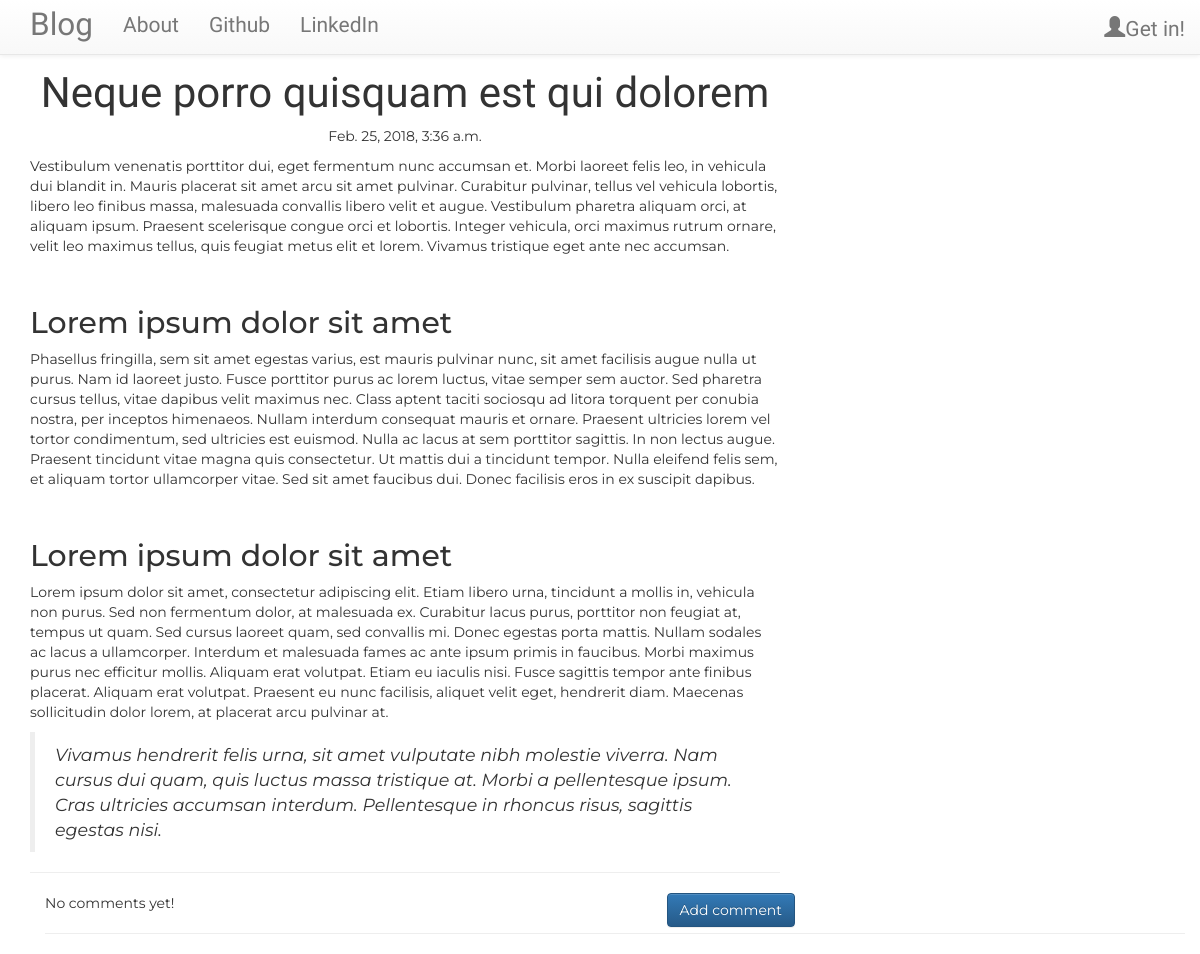
The page /post/5 on the database its author committed.
### blog/models.py (models this page shows, shortened)
class Post(models.Model):
    author = models.ForeignKey('auth.User',on_delete=models.CASCADE)
    title = models.CharField(max_length=200)
    text = models.TextField()
    create_date = models.DateTimeField(default=timezone.now)
    publish_date = models.DateTimeField(blank=True,null=True)

### blog/views.py (the view)
# urls.py: url(r'^post/(?P<pk>\d+)$',views.PostDetailView.as_view(),name='post_detail'),
class PostDetailView(DetailView):
    model = Post

### blog/templates/blog/post_detail.html (shortened to what this page needs)
{% extends "blog/base.html" %}
{% block content %}
<h1 class="posttitle">{{post.title}}</h1>
{% if post.publish_date %}
<div class="date postdate">
  {{ post.publish_date }}
</div>
{% else %}
<a class="btn btn-default" href="{% url 'post_publish' pk=post.pk %}">Publish</a>
{% endif %}
<p class="postcontent">{{ post.text|safe|linebreaksbr }}</p>
<hr>
<a class="btn btn-primary btn-comment" href="{% url 'add_comment_to_post' pk=post.pk %}">Add comment</a>
<div class="container">
  {% for comment in post.comments.all %}
  <br>
  {% if user.is_authenticated or comment.approved_comment %}
    {{comment.create_date}}
    {% if not comment.approved_comment %}
      <a class="btn btn-default" href="{% url 'comment_remove' pk=comment.pk %}">
        <span class="glyphicon glyphicon-remove" ></span>
      </a>
      <a class="btn btn-primary" href="{% url 'comment_approve' pk=comment.pk %}">
        <span class="glyphicon glyphicon-ok" ></span>
      </a>
    {% endif %}
    <p>{{comment.text|safe|linebreaks}}</p>
    <p>Posted by: {{comment.author}}</p>
  {% endif %}
  {% empty %}
  <p>No comments yet!</p>
  {% endfor %}
  <hr>
</div>
{% endblock %}

### blog/static/css/blog.css (style rules this page uses)
body { font-family: 'Montserrat'; padding-top: 50px; }
.postdate { text-align: center; }
.posttitle { font-family: 'Indie Flower',sans-serif; font-size: 3em; text-align: center; }
.postcontent { font-family: 'Montserrat'; font-size: 1.5em }
.btn-comment { position: absolute; right: 0px; }
div { display: block; }

### rows shown on the page
Post: title "Neque porro quisquam est qui dolorem", publish_date "Feb. 25, 2018, 3:36 a.m.", text "Vestibulum venenatis porttitor dui, eget fermentum nunc accumsan et. Morbi laoreet felis leo, in vehicula dui blandit in. Mauris placerat sit amet arcu sit amet pulvinar. Curabitur pulvinar, tellus vel vehicula lobortis, libero leo finibus massa, malesuada convallis libero velit et augue. Vestibulum pharetra aliquam orci, at aliquam ipsum. Praesent scelerisque congue orci et lobortis. Integer vehicula, orci maximus rutrum ornare, velit leo maximus tellus, quis feugiat metus elit et lorem. Vivamus tristique eget ante nec accumsan. Lorem ipsum dolor sit amet Phasellus fringilla, sem sit amet egestas varius, est mauris pulvinar nunc, sit amet facilisis augue nulla ut purus. Nam id laoreet…"
